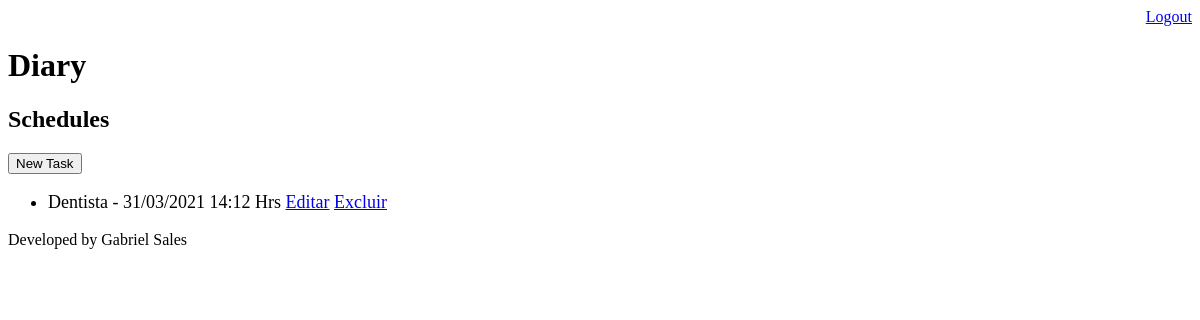
The app's page /diary/ (signed in), older data.
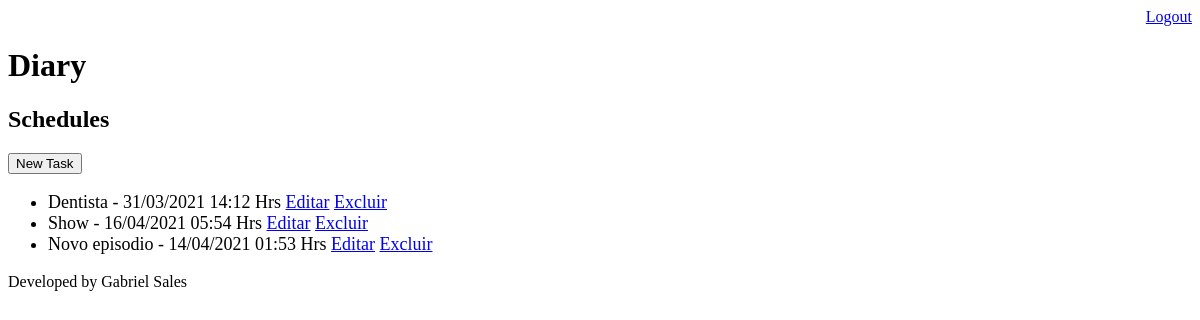
The same page, newer data.
### core/models.py (models this page shows, shortened)
class Event(models.Model):
    title = models.CharField(max_length=100, verbose_name='Titulo')
    describe = models.TextField(blank=True, null=True)
    dt_event = models.DateTimeField(verbose_name='Data do Evento')
    dt_creation = models.DateTimeField(auto_now=True, verbose_name='Data de Criacao')
    user = models.ForeignKey(User, on_delete=models.CASCADE)
    locale = models.CharField(max_length=100, blank=True, null=True)
    class Meta:
        db_table = 'event'
    def get_dt_event(self):
        return self.dt_event.strftime('%d/%m/%Y %H:%M Hrs')

### core/views.py (the view)
# urls.py: path('diary/', views.event_list),
@login_required(login_url='/login/')
def event_list(request):
    user = request.user
    event = Event.objects.filter(user=user)
    data = {'events': event}
    return render(request, 'diary.html', data)

### templates/diary.html
{% extends "model-page.html" %}
{% block content %}
    <h2>Schedules</h2>
    <a href="event/">
        <button type="button">New Task</button>
    </a>
    <ul style="font-size: 18px">
        {% for event in events %}
            <li>
                {{ event.title }} - {{event.get_dt_event}}
                <a href="event/?id={{ event.id }}">Editar</a>
                <a href="event/delete/{{ event.id }}/">Excluir</a>
            </li>
        {% endfor %}
    </ul>
{% endblock %}

### templates/model-page.html
<!DOCTYPE html>
<html lang="en">
<head>
    {% include "model-header.html" %}
</head>
<body>
    {% block content %} {% endblock %}
    {%include "model-footer.html" %}
</body>
</html>

### templates/model-header.html (shortened to what this page needs)
<div align="right">
    <a href="/logout">Logout</a>
</div>
<h1>Diary</h1>

### templates/model-footer.html
<P>Developed by Gabriel Sales</P>

Row changes from the older to the newer data that the page shows:
added Event: title "Show", get_dt_event "16/04/2021 05:54 Hrs"
added Event: title "Novo episodio", get_dt_event "14/04/2021 01:53 Hrs"
